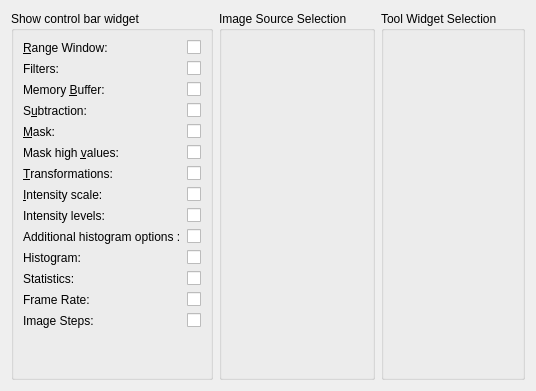
       <widget class="QWidget" name="layoutTab">
        <attribute name="title">
         <string>Layout</string>
        </attribute>
        <layout class="QHBoxLayout" name="horizontalLayout_4">
         <item>
          <widget class="QGroupBox" name="viewGroupBox">
           <property name="title">
            <string>Show control bar widget</string>
           </property>
           <layout class="QGridLayout" name="gridLayout_24">
            <item row="1" column="0">
             <spacer name="verticalSpacer_4">
              <property name="orientation">
               <enum>Qt::Vertical</enum>
              </property>
              <property name="sizeHint" stdset="0">
               <size>
                <width>20</width>
                <height>40</height>
               </size>
              </property>
             </spacer>
            </item>
            <item row="0" column="0">
             <layout class="QGridLayout" name="viewGridLayout">
              <item row="13" column="0">
               <widget class="QLabel" name="showstatsLabel">
                <property name="toolTip">
                 <string>&lt;html&gt;&lt;head/&gt;&lt;body&gt;&lt;p&gt;show widgets with statistics values&lt;/p&gt;&lt;/body&gt;&lt;/html&gt;</string>
                </property>
                <property name="text">
                 <string>Statistics:</string>
                </property>
                <property name="buddy">
                 <cstring>showstatsCheckBox</cstring>
                </property>
               </widget>
              </item>
              <item row="6" column="0">
               <widget class="QLabel" name="showmaskLabel">
                <property name="toolTip">
                 <string>show widgets to select the image mask</string>
                </property>
                <property name="text">
                 <string>&amp;Mask:</string>
                </property>
                <property name="buddy">
                 <cstring>showmaskCheckBox</cstring>
                </property>
               </widget>
              </item>
              <item row="7" column="0">
               <widget class="QLabel" name="showmaskhighLabel">
                <property name="toolTip">
                 <string>&lt;html&gt;&lt;head/&gt;&lt;body&gt;&lt;p&gt;show widgets to select the mask high pixel values&lt;/p&gt;&lt;/body&gt;&lt;/html&gt;</string>
                </property>
                <property name="text">
                 <string>Mask high &amp;values:</string>
                </property>
                <property name="buddy">
                 <cstring>showmaskhighCheckBox</cstring>
                </property>
               </widget>
              </item>
              <item row="9" column="0">
               <widget class="QLabel" name="showscaleLabel">
                <property name="toolTip">
                 <string>show widgets to select the image intensity scale</string>
                </property>
                <property name="text">
                 <string>&amp;Intensity scale:</string>
                </property>
                <property name="buddy">
                 <cstring>showscaleCheckBox</cstring>
                </property>
               </widget>
              </item>
              <item row="12" column="1">
               <widget class="QCheckBox" name="showhistoCheckBox">
                <property name="toolTip">
                 <string>show histogram to set range and color distribution</string>
                </property>
                <property name="text">
                 <string/>
                </property>
               </widget>
              </item>
              <item row="14" column="1">
               <widget class="QCheckBox" name="showframerateCheckBox">
                <property name="toolTip">
                 <string>&lt;html&gt;&lt;head/&gt;&lt;body&gt;&lt;p&gt;show widgets to view frame rate in Hz&lt;/p&gt;&lt;/body&gt;&lt;/html&gt;</string>
                </property>
                <property name="text">
                 <string/>
                </property>
               </widget>
              </item>
              <item row="8" column="1">
               <widget class="QCheckBox" name="showtransCheckBox">
                <property name="toolTip">
                 <string>show widgets to select the image transformations</string>
                </property>
                <property name="text">
                 <string/>
                </property>
               </widget>
              </item>
              <item row="13" column="1">
               <widget class="QCheckBox" name="showstatsCheckBox">
                <property name="toolTip">
                 <string>&lt;html&gt;&lt;head/&gt;&lt;body&gt;&lt;p&gt;show widgets with statistics values&lt;/p&gt;&lt;/body&gt;&lt;/html&gt;</string>
                </property>
                <property name="text">
                 <string/>
                </property>
               </widget>
              </item>
              <item row="10" column="0">
               <widget class="QLabel" name="showlevelsLabel">
                <property name="toolTip">
                 <string>show widgets to select the image intensity levels</string>
                </property>
                <property name="text">
                 <string>Intensity levels:</string>
                </property>
                <property name="buddy">
                 <cstring>showlevelsCheckBox</cstring>
                </property>
               </widget>
              </item>
              <item row="9" column="1">
               <widget class="QCheckBox" name="showscaleCheckBox">
                <property name="toolTip">
                 <string>show widgets to select the image intensity scale</string>
                </property>
                <property name="text">
                 <string/>
                </property>
               </widget>
              </item>
              <item row="11" column="1">
               <widget class="QCheckBox" name="showaddhistoCheckBox">
                <property name="toolTip">
                 <string>&lt;html&gt;&lt;head/&gt;&lt;body&gt;&lt;p&gt;show additional histogram options like image data step and bin edges algorithm&lt;/p&gt;&lt;/body&gt;&lt;/html&gt;</string>
                </property>
                <property name="text">
                 <string/>
                </property>
               </widget>
              </item>
              <item row="12" column="0">
               <widget class="QLabel" name="showhistoLabel">
                <property name="toolTip">
                 <string>show histogram to set range and color distribution</string>
                </property>
                <property name="text">
                 <string>Histogram:</string>
                </property>
                <property name="buddy">
                 <cstring>showhistoCheckBox</cstring>
                </property>
               </widget>
              </item>
              <item row="10" column="1">
               <widget class="QCheckBox" name="showlevelsCheckBox">
                <property name="text">
                 <string/>
                </property>
               </widget>
              </item>
              <item row="11" column="0">
               <widget class="QLabel" name="showaddhistoLabel">
                <property name="toolTip">
                 <string>&lt;html&gt;&lt;head/&gt;&lt;body&gt;&lt;p&gt;show additional histogram options like image data step and bin edges algorithm&lt;/p&gt;&lt;/body&gt;&lt;/html&gt;</string>
                </property>
                <property name="text">
                 <string>Additional histogram options :</string>
                </property>
                <property name="buddy">
                 <cstring>showaddhistoCheckBox</cstring>
                </property>
               </widget>
              </item>
              <item row="8" column="0">
               <widget class="QLabel" name="showtransLabel">
                <property name="toolTip">
                 <string>show widgets to select the image transformations</string>
                </property>
                <property name="text">
                 <string>&amp;Transformations:</string>
                </property>
                <property name="buddy">
                 <cstring>showtransCheckBox</cstring>
                </property>
               </widget>
              </item>
              <item row="3" column="1">
               <widget class="QCheckBox" name="showfiltersCheckBox">
                <property name="toolTip">
                 <string>&lt;html&gt;&lt;head/&gt;&lt;body&gt;&lt;p&gt;show widgets to select image filters&lt;/p&gt;&lt;/body&gt;&lt;/html&gt;</string>
                </property>
                <property name="text">
                 <string/>
                </property>
               </widget>
              </item>
              <item row="3" column="0">
               <widget class="QLabel" name="showfiltersLabel">
                <property name="toolTip">
                 <string>&lt;html&gt;&lt;head/&gt;&lt;body&gt;&lt;p&gt;show widgets to select image filters&lt;/p&gt;&lt;/body&gt;&lt;/html&gt;</string>
                </property>
                <property name="text">
                 <string>Filters:</string>
                </property>
                <property name="buddy">
                 <cstring>showfiltersCheckBox</cstring>
                </property>
               </widget>
              </item>
              <item row="14" column="0">
               <widget class="QLabel" name="showframerateLabel">
                <property name="toolTip">
                 <string>&lt;html&gt;&lt;head/&gt;&lt;body&gt;&lt;p&gt;show widgets to view frame rate in Hz&lt;/p&gt;&lt;/body&gt;&lt;/html&gt;</string>
                </property>
                <property name="text">
                 <string>Frame Rate:</string>
                </property>
                <property name="buddy">
                 <cstring>showframerateCheckBox</cstring>
                </property>
               </widget>
              </item>
              <item row="4" column="1">
               <widget class="QCheckBox" name="showmbufferCheckBox">
                <property name="toolTip">
                 <string>&lt;html&gt;&lt;head/&gt;&lt;body&gt;&lt;p&gt;show widgets to set memory buffer&lt;/p&gt;&lt;/body&gt;&lt;/html&gt;</string>
                </property>
                <property name="text">
                 <string/>
                </property>
               </widget>
              </item>
              <item row="4" column="0">
               <widget class="QLabel" name="showmbufferLabel">
                <property name="toolTip">
                 <string>&lt;html&gt;&lt;head/&gt;&lt;body&gt;&lt;p&gt;show widgets to set memory buffer&lt;/p&gt;&lt;/body&gt;&lt;/html&gt;</string>
                </property>
                <property name="text">
                 <string>Memory &amp;Buffer:</string>
                </property>
                <property name="buddy">
                 <cstring>showmbufferCheckBox</cstring>
                </property>
               </widget>
              </item>
              <item row="5" column="0">
               <widget class="QLabel" name="showsubLabel">
                <property name="toolTip">
                 <string>show widgets to select the image backgroud subtraction</string>
                </property>
                <property name="text">
                 <string>S&amp;ubtraction:</string>
                </property>
                <property name="buddy">
                 <cstring>showsubCheckBox</cstring>
                </property>
               </widget>
              </item>
              <item row="7" column="1">
               <widget class="QCheckBox" name="showmaskhighCheckBox">
                <property name="toolTip">
                 <string>&lt;html&gt;&lt;head/&gt;&lt;body&gt;&lt;p&gt;show widgets to select the mask high pixel values&lt;/p&gt;&lt;/body&gt;&lt;/html&gt;</string>
                </property>
                <property name="text">
                 <string/>
                </property>
               </widget>
              </item>
              <item row="6" column="1">
               <widget class="QCheckBox" name="showmaskCheckBox">
                <property name="toolTip">
                 <string>show widgets to select the image mask</string>
                </property>
                <property name="text">
                 <string/>
                </property>
               </widget>
              </item>
              <item row="5" column="1">
               <widget class="QCheckBox" name="showsubCheckBox">
                <property name="toolTip">
                 <string>show widgets to select the image backgroud subtraction</string>
                </property>
                <property name="text">
                 <string/>
                </property>
               </widget>
              </item>
              <item row="2" column="0">
               <widget class="QLabel" name="showrangeLabel">
                <property name="toolTip">
                 <string>&lt;html&gt;&lt;head/&gt;&lt;body&gt;&lt;p&gt;show range window and down-sampling widgets&lt;/p&gt;&lt;/body&gt;&lt;/html&gt;</string>
                </property>
                <property name="text">
                 <string>&amp;Range Window:</string>
                </property>
                <property name="buddy">
                 <cstring>showrangeCheckBox</cstring>
                </property>
               </widget>
              </item>
              <item row="2" column="1">
               <widget class="QCheckBox" name="showrangeCheckBox">
                <property name="toolTip">
                 <string>&lt;html&gt;&lt;head/&gt;&lt;body&gt;&lt;p&gt;show range window and down-sampling widgets&lt;/p&gt;&lt;/body&gt;&lt;/html&gt;</string>
                </property>
                <property name="text">
                 <string/>
                </property>
               </widget>
              </item>
              <item row="15" column="0">
               <widget class="QLabel" name="showstepsLabel">
                <property name="toolTip">
                 <string>&lt;html&gt;&lt;head/&gt;&lt;body&gt;&lt;p&gt;show image steps widgets&lt;/p&gt;&lt;/body&gt;&lt;/html&gt;</string>
                </property>
                <property name="text">
                 <string>Image Steps:</string>
                </property>
                <property name="buddy">
                 <cstring>showstepsCheckBox</cstring>
                </property>
               </widget>
              </item>
              <item row="15" column="1">
               <widget class="QCheckBox" name="showstepsCheckBox">
                <property name="toolTip">
                 <string>&lt;html&gt;&lt;head/&gt;&lt;body&gt;&lt;p&gt;show image steps widgets&lt;/p&gt;&lt;/body&gt;&lt;/html&gt;</string>
                </property>
                <property name="text">
                 <string/>
                </property>
               </widget>
              </item>
             </layout>
            </item>
           </layout>
          </widget>
         </item>
         <item>
          <widget class="QGroupBox" name="isGroupBox">
           <property name="toolTip">
            <string>&lt;html&gt;&lt;head/&gt;&lt;body&gt;&lt;p&gt;select possible image sources and set their order by dragging them and dropping&lt;/p&gt;&lt;/body&gt;&lt;/html&gt;</string>
           </property>
           <property name="title">
            <string>Image Source Selection</string>
           </property>
           <layout class="QGridLayout" name="gridLayout_25">
            <item row="0" column="0">
             <widget class="QWidget" name="isWidget" native="true">
              <property name="toolTip">
               <string>&lt;html&gt;&lt;head/&gt;&lt;body&gt;&lt;p&gt;select possible image sources and set their order by dragging them and dropping&lt;/p&gt;&lt;/body&gt;&lt;/html&gt;</string>
              </property>
             </widget>
            </item>
           </layout>
          </widget>
         </item>
         <item>
          <widget class="QGroupBox" name="twGroupBox">
           <property name="toolTip">
            <string>&lt;html&gt;&lt;head/&gt;&lt;body&gt;&lt;p&gt;select possible tool widgets and set their order by dragging them and dropping&lt;/p&gt;&lt;/body&gt;&lt;/html&gt;</string>
           </property>
           <property name="title">
            <string>Tool Widget Selection</string>
           </property>
           <layout class="QGridLayout" name="gridLayout_26">
            <item row="0" column="0">
             <widget class="QWidget" name="twWidget" native="true">
              <property name="toolTip">
               <string>&lt;html&gt;&lt;head/&gt;&lt;body&gt;&lt;p&gt;select possible tool widgets and set their order by dragging them and dropping&lt;/p&gt;&lt;/body&gt;&lt;/html&gt;</string>
              </property>
             </widget>
            </item>
           </layout>
          </widget>
         </item>
        </layout>
       </widget>
